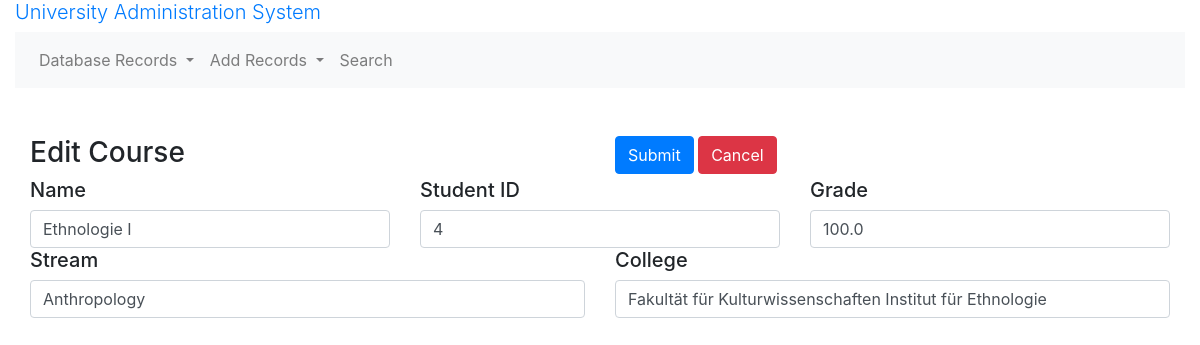
Screenshot of /edit_course/2 with the database file from the repository.
### models.py (models this page shows)
class Course(db.Model):
    __tablename__ = 'course'
    id = db.Column(db.Integer, primary_key=True)
    created_at = db.Column(db.Date, nullable = False, default=datetime.utcnow())
    name = db.Column(db.String(255))
    grade = db.Column(db.Float)
    result = db.Column(db.String(24))# Pass or Fail
    college_id = db.Column(db.Integer, db.ForeignKey("college.id"))# many2one
    college = db.relationship("College", back_populates="courses")
    stream_id = db.Column(db.Integer, db.ForeignKey("stream.id"))# many2one
    stream = db.relationship("Stream", back_populates='courses')
    university_id = db.Column(db.Integer,  db.ForeignKey("university.id"))# many2one
    student_id = db.Column(db.Integer, db.ForeignKey("student.id"))# many2one
    student = db.relationship("Student", back_populates='courses')
    marksheet_id = db.Column(db.Integer,  db.ForeignKey("marksheet.id"))# many2one
    marksheet = db.relationship("Marksheet", back_populates="courses")
    def __repr__(self):
        return f'id = {self.id}: {self.name}, {self.created_at}'

### routes.py (the view, shortened to what this page needs)
@app.route('/edit_course/<int:course_id>', methods=['GET', 'POST'])
def edit_course(course_id):
    form = forms.AddCourseForm()
    course = models.Course.query.get(course_id)
    print(course)
    if course:
        form.name.data = course.name
        form.student_id.data = course.student_id
        form.grade.data = course.grade
        form.stream.data = course.stream.name
        form.college.data = course.college.name
        return render_template('edit/edit_course.html', form=form, course_id=course_id)
    flash(f'Course with id {course_id} does not exit')
    return redirect(url_for('courses'))

### forms.py
class AddCourseForm(FlaskForm):
    name = StringField('Name', validators=[DataRequired()])
    grade = StringField('Grade', validators=[DataRequired()])
    stream = StringField('Stream', validators=[DataRequired()])
    college = StringField('College', validators=[DataRequired()])
    student_id = StringField('Student_ID', validators=[DataRequired()])
    submit = SubmitField('Submit')

### templates/edit/edit_course.html (shortened to what this page needs)
{% extends "base.html" %}
{% block main %}
<div class="container-fluid">
  <form action="{{ url_for('edit_course', course_id=course_id) }}" method="post">
    <div class="row">
      <div class="col">
        <h3>Edit Course</h3>
      </div>
      <div class="col">
        {{ form.submit(class="btn btn-primary") }}
        <a href="{{ url_for('courses') }}" class="btn btn-danger">Cancel</a>
      </div>
    </div>
    <div class="row">
        <div class="col">
          <h5> Name </h5>
          {{ form.name(class="form-control") }}
        </div>
        <div class="col">
          <h5> Student ID </h5>
          {{ form.student_id(class="form-control") }}
        </div>
        <div class="col">
            <h5> Grade </h5>
            {{ form.grade(class="form-control") }}
          </div>
      </div>
    <div class="row">
        <div class="col">
          <h5> Stream </h5>
          {{ form.stream(class="form-control") }}
        </div>
        <div class="col">
          <h5> College </h5>
          {{ form.college(class="form-control") }}
        </div>
      </div>
  </form>
</div>
{% endblock %}

### rows the page displays
Course: name "Ethnologie I", student_id "4", grade "100.0", stream "Anthropology", college "Fakultät für Kulturwissenschaften Institut für Ethnologie"
